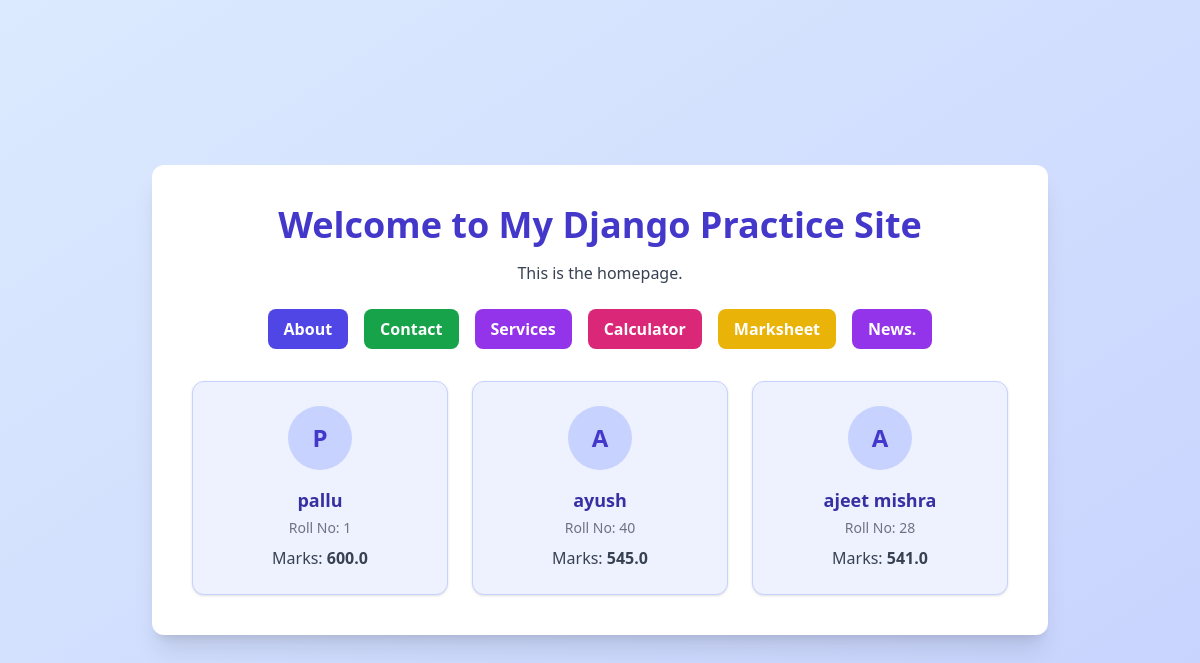
The page / on the database its author committed.
### service/models.py (models this page shows, shortened)
class Student(models.Model):
    name = models.CharField(max_length=100)
    roll_number = models.IntegerField(unique=True)
    marks = models.FloatField()

### practice_project/views.py (the view)
# urls.py: path('', views.homePage,name='home'),
def homePage(request):
    serviceData=Student.objects.all().order_by('-marks')[:3] # sorted in decending order and limit the students by sclicing
    data={
        'serviceData':serviceData
    }
    return render(request,'home.html',data)

### templates/home.html (shortened to what this page needs)
<!DOCTYPE html>
<html lang="en">
  <head>
    <script src="https://cdn.tailwindcss.com"></script>
  </head>
  <body class="bg-gradient-to-br from-blue-100 to-indigo-200 min-h-screen flex items-center justify-center">
    <div class="bg-white shadow-xl rounded-xl p-10 w-full max-w-4xl mx-auto">
      <h1 class="text-4xl font-bold text-indigo-700 mb-4 text-center">Welcome to My Django Practice Site</h1>
      <p class="text-gray-700 mb-6 text-center">This is the homepage.</p>
      <nav class="flex flex-wrap justify-center gap-4 mb-8">
        <a href="about/" class="bg-indigo-600 hover:bg-indigo-700 text-white font-semibold py-2 px-4 rounded-lg transition duration-200">About</a>
        <a href="/contact/" class="bg-green-600 hover:bg-green-700 text-white font-semibold py-2 px-4 rounded-lg transition duration-200">Contact</a>
        <a href="/services/" class="bg-purple-600 hover:bg-purple-700 text-white font-semibold py-2 px-4 rounded-lg transition duration-200">Services</a>
        <a href="/calculator/" class="bg-pink-600 hover:bg-pink-700 text-white font-semibold py-2 px-4 rounded-lg transition duration-200">Calculator</a>
        <a href="/marksheet/" class="bg-yellow-500 hover:bg-yellow-600 text-white font-semibold py-2 px-4 rounded-lg transition duration-200">Marksheet</a>
        <a href="/news/" class="bg-purple-600 hover:bg-purple-700 text-white font-semibold py-2 px-4 rounded-lg transition duration-200">News.</a>
      </nav>
      {% if serviceData %}
      <div class="grid grid-cols-1 sm:grid-cols-2 md:grid-cols-3 gap-6 mt-8">
        {% for student in serviceData %}
        <div class="bg-indigo-50 border border-indigo-200 rounded-xl shadow p-6 flex flex-col items-center">
          <div class="w-16 h-16 rounded-full bg-indigo-200 flex items-center justify-center text-2xl font-bold text-indigo-700 mb-4">
            {{ student.name|slice:":1"|upper }}
          </div>
          <div class="text-lg font-semibold text-indigo-800 mb-1">{{ student.name }}</div>
          <div class="text-sm text-gray-500 mb-2">Roll No: {{ student.roll_number }}</div>
          <div class="text-base text-gray-700">Marks: <span class="font-bold">{{ student.marks }}</span></div>
        </div>
        {% endfor %}
      </div>
      {% else %}
      <div class="text-center text-gray-400 mt-8">No student data available.</div>
      {% endif %}
    </div>
  </body>
</html>
  </body>
</html>

### rows shown on the page
Student: name "P", name "pallu", roll_number "1", marks "600.0"
Student: name "A", name "ayush", roll_number "40", marks "545.0"
Student: name "A", name "ajeet mishra", roll_number "28", marks "541.0"
